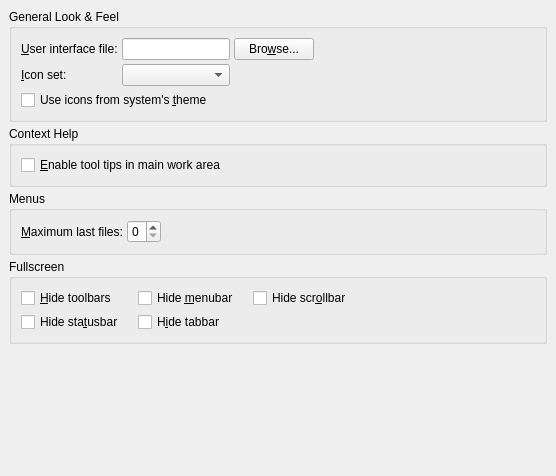
<?xml version="1.0" encoding="UTF-8"?>
<ui version="4.0">
 <class>PrefUi</class>
 <widget class="QWidget" name="PrefUi">
  <property name="geometry">
   <rect>
    <x>0</x>
    <y>0</y>
    <width>556</width>
    <height>476</height>
   </rect>
  </property>
  <property name="sizePolicy">
   <sizepolicy hsizetype="Expanding" vsizetype="Expanding">
    <horstretch>0</horstretch>
    <verstretch>0</verstretch>
   </sizepolicy>
  </property>
  <property name="windowTitle">
   <string/>
  </property>
  <layout class="QGridLayout" name="gridLayout_4">
   <item row="0" column="0">
    <widget class="QGroupBox" name="groupBox">
     <property name="title">
      <string>General Look &amp;&amp; Feel</string>
     </property>
     <property name="flat">
      <bool>true</bool>
     </property>
     <layout class="QGridLayout" name="gridLayout_3">
      <item row="1" column="0">
       <layout class="QHBoxLayout" name="horizontalLayout_4">
        <item>
         <widget class="QCheckBox" name="useSystemThemeIconsCB">
          <property name="text">
           <string>Use icons from system's &amp;theme</string>
          </property>
         </widget>
        </item>
       </layout>
      </item>
      <item row="0" column="0">
       <layout class="QGridLayout" name="gridLayout" columnstretch="0,1,0">
        <item row="0" column="0">
         <widget class="QLabel" name="uiFileLA">
          <property name="text">
           <string>&amp;User interface file:</string>
          </property>
          <property name="buddy">
           <cstring>uiFileED</cstring>
          </property>
         </widget>
        </item>
        <item row="0" column="1">
         <widget class="QLineEdit" name="uiFileED"/>
        </item>
        <item row="0" column="2">
         <widget class="QPushButton" name="uiFilePB">
          <property name="text">
           <string>Bro&amp;wse...</string>
          </property>
         </widget>
        </item>
        <item row="1" column="0">
         <widget class="QLabel" name="iconSetLA">
          <property name="text">
           <string>&amp;Icon set:</string>
          </property>
          <property name="buddy">
           <cstring>iconSetCO</cstring>
          </property>
         </widget>
        </item>
        <item row="1" column="1">
         <widget class="QComboBox" name="iconSetCO">
          <property name="toolTip">
           <string>The icon set to use. Warning: normal size of icons may be wrong until you save the preferences and restart LyX.</string>
          </property>
         </widget>
        </item>
        <item row="1" column="2">
         <layout class="QHBoxLayout" name="horizontalLayout"/>
        </item>
       </layout>
      </item>
      <item row="0" column="1">
       <spacer name="horizontalSpacer">
        <property name="orientation">
         <enum>Qt::Horizontal</enum>
        </property>
        <property name="sizeHint" stdset="0">
         <size>
          <width>40</width>
          <height>20</height>
         </size>
        </property>
       </spacer>
      </item>
     </layout>
    </widget>
   </item>
   <item row="1" column="0">
    <widget class="QGroupBox" name="pixmapCacheGB_2">
     <property name="title">
      <string>Context Help</string>
     </property>
     <property name="alignment">
      <set>Qt::AlignLeading|Qt::AlignLeft|Qt::AlignTop</set>
     </property>
     <property name="flat">
      <bool>true</bool>
     </property>
     <layout class="QGridLayout">
      <property name="leftMargin">
       <number>9</number>
      </property>
      <property name="topMargin">
       <number>9</number>
      </property>
      <property name="rightMargin">
       <number>9</number>
      </property>
      <property name="bottomMargin">
       <number>9</number>
      </property>
      <property name="spacing">
       <number>4</number>
      </property>
      <item row="0" column="0">
       <widget class="QCheckBox" name="tooltipCB">
        <property name="toolTip">
         <string>Checking this allows the automatic display of helpful comments for insets in the main work area of an edited document</string>
        </property>
        <property name="text">
         <string>&amp;Enable tool tips in main work area</string>
        </property>
       </widget>
      </item>
     </layout>
    </widget>
   </item>
   <item row="2" column="0">
    <widget class="QGroupBox" name="documentsGB">
     <property name="title">
      <string>Menus</string>
     </property>
     <property name="flat">
      <bool>true</bool>
     </property>
     <layout class="QGridLayout" name="gridLayout_2">
      <item row="0" column="0">
       <layout class="QHBoxLayout" name="horizontalLayout_3">
        <item>
         <widget class="QLabel" name="lastfilesLA">
          <property name="text">
           <string>&amp;Maximum last files:</string>
          </property>
          <property name="buddy">
           <cstring>lastfilesSB</cstring>
          </property>
         </widget>
        </item>
        <item>
         <widget class="QSpinBox" name="lastfilesSB">
          <property name="maximum">
           <number>9</number>
          </property>
         </widget>
        </item>
        <item>
         <spacer>
          <property name="orientation">
           <enum>Qt::Horizontal</enum>
          </property>
          <property name="sizeHint" stdset="0">
           <size>
            <width>48</width>
            <height>20</height>
           </size>
          </property>
         </spacer>
        </item>
       </layout>
      </item>
     </layout>
    </widget>
   </item>
   <item row="3" column="0">
    <widget class="QGroupBox" name="fullscreenGB">
     <property name="title">
      <string>Fullscreen</string>
     </property>
     <property name="alignment">
      <set>Qt::AlignLeading|Qt::AlignLeft|Qt::AlignTop</set>
     </property>
     <property name="flat">
      <bool>true</bool>
     </property>
     <layout class="QGridLayout" name="gridLayout_5">
      <item row="0" column="2">
       <widget class="QCheckBox" name="toggleMenubarCB">
        <property name="text">
         <string>Hide &amp;menubar</string>
        </property>
       </widget>
      </item>
      <item row="0" column="4">
       <widget class="QCheckBox" name="toggleScrollbarCB">
        <property name="text">
         <string>Hide scr&amp;ollbar</string>
        </property>
       </widget>
      </item>
      <item row="0" column="1">
       <spacer name="horizontalSpacer_5">
        <property name="orientation">
         <enum>Qt::Horizontal</enum>
        </property>
        <property name="sizeType">
         <enum>QSizePolicy::Fixed</enum>
        </property>
        <property name="sizeHint" stdset="0">
         <size>
          <width>10</width>
          <height>20</height>
         </size>
        </property>
       </spacer>
      </item>
      <item row="1" column="0">
       <widget class="QCheckBox" name="toggleStatusbarCB">
        <property name="text">
         <string>Hide sta&amp;tusbar</string>
        </property>
       </widget>
      </item>
      <item row="1" column="2">
       <widget class="QCheckBox" name="toggleTabbarCB">
        <property name="text">
         <string>H&amp;ide tabbar</string>
        </property>
       </widget>
      </item>
      <item row="0" column="5" rowspan="2">
       <spacer name="horizontalSpacer_4">
        <property name="orientation">
         <enum>Qt::Horizontal</enum>
        </property>
        <property name="sizeHint" stdset="0">
         <size>
          <width>146</width>
          <height>38</height>
         </size>
        </property>
       </spacer>
      </item>
      <item row="1" column="1">
       <spacer name="horizontalSpacer_6">
        <property name="orientation">
         <enum>Qt::Horizontal</enum>
        </property>
        <property name="sizeType">
         <enum>QSizePolicy::Fixed</enum>
        </property>
        <property name="sizeHint" stdset="0">
         <size>
          <width>10</width>
          <height>20</height>
         </size>
        </property>
       </spacer>
      </item>
      <item row="0" column="0">
       <widget class="QCheckBox" name="toggleToolbarsCB">
        <property name="sizePolicy">
         <sizepolicy hsizetype="Fixed" vsizetype="Fixed">
          <horstretch>0</horstretch>
          <verstretch>0</verstretch>
         </sizepolicy>
        </property>
        <property name="text">
         <string>&amp;Hide toolbars</string>
        </property>
       </widget>
      </item>
      <item row="0" column="3">
       <spacer name="horizontalSpacer_7">
        <property name="orientation">
         <enum>Qt::Horizontal</enum>
        </property>
        <property name="sizeType">
         <enum>QSizePolicy::Fixed</enum>
        </property>
        <property name="sizeHint" stdset="0">
         <size>
          <width>10</width>
          <height>20</height>
         </size>
        </property>
       </spacer>
      </item>
     </layout>
    </widget>
   </item>
   <item row="4" column="0">
    <spacer>
     <property name="orientation">
      <enum>Qt::Vertical</enum>
     </property>
     <property name="sizeHint" stdset="0">
      <size>
       <width>395</width>
       <height>16</height>
      </size>
     </property>
    </spacer>
   </item>
  </layout>
 </widget>
 <layoutdefault spacing="4" margin="9"/>
 <tabstops>
  <tabstop>uiFileED</tabstop>
  <tabstop>uiFilePB</tabstop>
  <tabstop>iconSetCO</tabstop>
  <tabstop>useSystemThemeIconsCB</tabstop>
  <tabstop>tooltipCB</tabstop>
 </tabstops>
 <includes>
  <include location="local">qt_i18n.h</include>
 </includes>
 <resources/>
 <connections/>
</ui>
